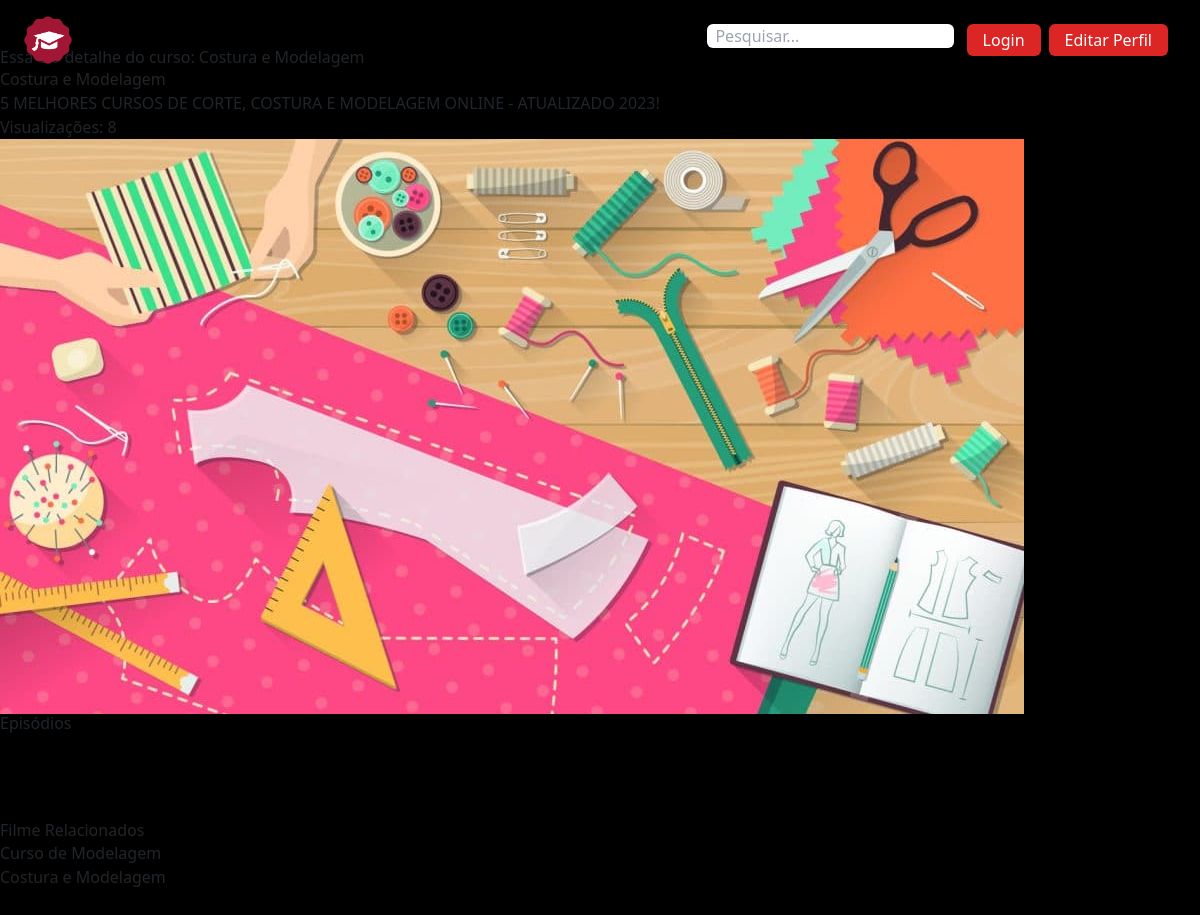
The page /cursos/5 on the database its author committed.
### curso/models.py (models this page shows)
class Curso(models.Model):
    titulo = models.CharField(max_length=100)
    thumb = models.ImageField(upload_to='thumb_cursos')
    descricao = models.TextField(max_length=1000)
    categoria = models.CharField(max_length=20, choices=LISTA_CATEGORIAS)
    visualizacoes = models.IntegerField(default=0)
    data_criacao = models.DateTimeField(default=timezone.now)
    def __str__(self):
        return self.titulo

### curso/views.py (the view)
# urls.py: path('cursos/<int:pk>', Detalhescurso.as_view(), name='detalhescurso'),
class Detalhescurso(DetailView):
    template_name = 'detalhescurso.html'
    model = Curso
    def get(self, request, *args, **kwargs):
        curso = self.get_object()
        curso.visualizacoes += 1
        curso.save()
        return super().get(request, *args, **kwargs) # redireciona o usuario para a url final
    def get_context_data(self, **kwargs):
        context = super(Detalhescurso, self).get_context_data(**kwargs)
        cursos_relacionados = Curso.objects.filter(categoria=self.get_object().categoria)[0:5]
        context['cursos_relacionados'] = cursos_relacionados
        return context

### curso/novos_context.py (called while the page is built)
def lista_cursos_recentes(request):
    lista_cursos = Curso.objects.all().order_by('-data_criacao')[0:8]
    curso_destaque = lista_cursos[0]
    return {'lista_cursos_recentes': lista_cursos, 'curso_destaque': curso_destaque}

def lista_cursos_emalta(request):
    lista_cursos = Curso.objects.all().order_by('-visualizacoes')[0:8]
    return {'lista_cursos_emalta': lista_cursos}

### curso/templates/detalhescurso.html (shortened to what this page needs)
{% extends 'base.html' %}
{% block content %}
<div class="py-12">
    <h1>Essa é o detalhe do curso: {{ object.titulo }}</h1>
    <p>{{ object }}</p>
    <p>{{ object.descricao }}</p>
    <p>Visualizações: {{ object.visualizacoes }}
    </p>
    <img src="{{ object.thumb.url }}">
        <h2>Episódios</h2>
</div>
<div class="py-10">
    <h2>Filme Relacionados</h2>
    {% for curso in cursos_relacionados %}
    <p>
        <a href="{% url 'curso:detalhescurso' curso.pk %}">
            {{ curso.titulo }}
        </a>
    </p>
    {% endfor %}
</div>
{% endblock %}

### rows shown on the page
Curso: titulo "Costura e Modelagem", descricao "5 MELHORES CURSOS DE CORTE, COSTURA E MODELAGEM ONLINE - ATUALIZADO 2023!", visualizacoes "8", thumb (picture)
Curso: titulo "Curso de Modelagem"
